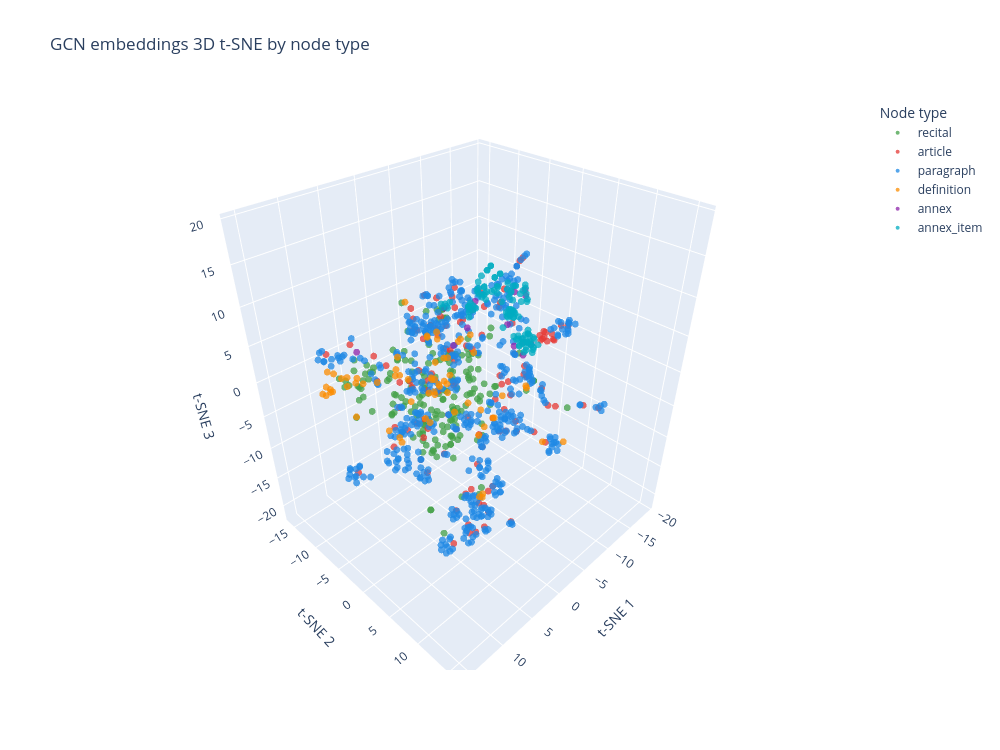

This figure's notebook cell:
### Code cell
print('Running 3D t-SNE...')
perp = min(30, max(2, len(gcn_embeddings) - 1))
emb_3d = TSNE(n_components=3, perplexity=perp, random_state=42, max_iter=1000).fit_transform(gcn_embeddings)

color_map = {
    'article': '#E53935',
    'paragraph': '#1E88E5',
    'recital': '#43A047',
    'definition': '#FB8C00',
    'annex': '#8E24AA',
    'annex_item': '#00ACC1',
}

plot_df = nodes_df.copy().reset_index(drop=True)
plot_df['tsne_1'] = emb_3d[:, 0]
plot_df['tsne_2'] = emb_3d[:, 1]
plot_df['tsne_3'] = emb_3d[:, 2]
plot_df['type'] = plot_df['type'].astype(str)
plot_df['node_id'] = plot_df['node_id'].astype(str)
plot_df['hover_text'] = plot_df['text'].fillna('').astype(str).str.slice(0, 220)

fig = px.scatter_3d(
    plot_df,
    x='tsne_1',
    y='tsne_2',
    z='tsne_3',
    color='type',
    color_discrete_map=color_map,
    hover_name='node_id',
    hover_data={
        'type': True,
        'hover_text': True,
        'tsne_1': ':.3f',
        'tsne_2': ':.3f',
        'tsne_3': ':.3f',
    },
    title='GCN embeddings 3D t-SNE by node type',
    width=1000,
    height=750,
)
fig.update_traces(marker=dict(size=4, opacity=0.75))
fig.update_layout(
    legend_title_text='Node type',
    scene=dict(
        xaxis_title='t-SNE 1',
        yaxis_title='t-SNE 2',
        zaxis_title='t-SNE 3',
    ),
)
fig.show()

### Figure 1 — Plotly figure (JSON) as saved in the notebook; plotly's stock layout.template omitted (floating-point values rounded to 4 significant figures; data arrays with more than 128 entries replaced by an {"elided": "..."} marker saying what was removed)
{"data": [{"customdata": {"elided": "180x2 str values"}, "hovertemplate": "<b>%{hovertext}</b><br><br>type=%{customdata[0]}<br>tsne_1=%{x:.3f}<br>tsne_2=%{y:.3f}<br>tsne_3=%{z:.3f}<br>hover_text=%{customdata[1]}<extra></extra>", "hovertext": {"elided": "180 str values"}, "legendgroup": "recital", "marker": {"color": "#43A047", "opacity": 0.75, "size": 4, "symbol": "circle"}, "mode": "markers", "name": "recital", "scene": "scene", "showlegend": true, "type": "scatter3d", "x": {"elided": "180 float values"}, "y": {"elided": "180 float values"}, "z": {"elided": "180 float values"}}, {"customdata": {"elided": "115x2 str values"}, "hovertemplate": "<b>%{hovertext}</b><br><br>type=%{customdata[0]}<br>tsne_1=%{x:.3f}<br>tsne_2=%{y:.3f}<br>tsne_3=%{z:.3f}<br>hover_text=%{customdata[1]}<extra></extra>", "hovertext": ["article_1", "article_2", "article_3", "article_4", "article_5", "article_6", "article_7", "article_8", "article_9", "article_10", "article_11", "article_12", "article_13", "article_14", "article_15", "article_16", "article_17", "article_18", "article_19", "article_20", "article_21", "article_22", "article_23", "article_24", "article_25", "article_26", "article_27", "article_28", "article_29", "article_30", "article_31", "article_32", "article_33", "article_34", "article_35", "article_36", "article_37", "article_38", "article_39", "article_40", "article_41", "article_42", "article_15", "article_43", "article_44", "article_45", "article_46", "article_47", "article_48", "article_49", "article_50", "article_51", "article_52", "article_53", "article_54", "article_55", "article_56", "article_57", "article_58", "article_59", "article_60", "article_61", "article_62", "article_63", "article_64", "article_65", "article_66", "article_67", "article_68", "article_69", "article_70", "article_71", "article_60", "article_72", "article_73", "article_74", "article_75", "article_76", "article_77", "article_78", "article_79", "article_80", "article_81", "article_82", "article_83", "article_84", "article_85", "article_86", "article_87", "article_88", "article_89", "article_90", "article_91", "article_92", "article_93", "article_94", "article_95", "article_96", "article_97", "article_98", "article_99", "article_100", "article_101", "article_102", "article_103", "article_104", "article_105", "article_106", "article_107", "article_108", "article_109", "article_110", "article_111", "article_112", "article_113"], "legendgroup": "article", "marker": {"color": "#E53935", "opacity": 0.75, "size": 4, "symbol": "circle"}, "mode": "markers", "name": "article", "scene": "scene", "showlegend": true, "type": "scatter3d", "x": [5.929, 5.598, 3.174, 6.537, 7.129, -5.424, -5.602, -1.375, -1.474, 6.2, -5.295, -2.827, 0.07224, -2.468, -0.09757, 5.066, -9.331, -5.452, -7.072, -4.783, -6.095, -5.393, -1.794, -2.167, 1.294, -0.4942, -0.637, 3.316, 1.248, 1.526, 0.1519, -0.6486, -1.654, -0.2724, -8.963, -3.356, -2.389, 1.043, 5.594, -10.16, -11.38, 1.976, 0.3288, -7.26, -5.647, 1.678, -1.497, -4.39, -1.716, -8.18, 11.59, 6.725, 7.65, -0.6144, 1.516, 0.7363, -0.4949, 14.0, 13.72, 10.01, -4.377, -8.15, 10.9, 5.894, -2.524, 8.642, 7.83, 9.541, 4.05, -5.464, 3.094, -8.299, -7.012, -4.372, -5.503, -6.041, -2.95, -6.567, -5.656, -8.055, -1.264, 1.062, -0.4386, -1.474, -0.361, -3.973, 0.2195, -12.01, -8.114, -0.07878, 5.352, 4.452, 4.87, 5.443, 6.513, -0.0145, 12.52, 2.422, -5.461, -2.67, 12.41, 7.192, 7.247, -6.952, -5.908, -6.126, -6.441, -6.725, -6.208, -6.637, -6.098, -5.424, -4.166, -4.139, -4.566], "y": [9.379, 8.408, -2.056, -2.882, -10.97, 2.975, 0.7121, -3.692, -5.184, -5.582, 1.779, -3.815, -4.86, -4.177, -8.276, -9.376, 1.843, 2.672, 7.621, 7.604, 7.248, 3.174, 3.67, 5.096, 7.569, -6.274, -8.047, 2.543, 5.288, 3.417, 3.388, 4.229, 7.365, 0.5718, -10.62, 2.477, 2.755, 5.279, -2.208, 1.623, 0.09462, -5.388, -7.478, -0.3368, 4.159, 3.052, -10.63, 1.628, 1.502, -7.834, -9.086, 7.934, 6.1, 2.655, 0.9464, 2.65, 5.556, 5.095, 5.116, -2.266, -11.34, -12.96, 9.047, -0.7114, 5.784, 10.29, 10.41, 8.646, 7.644, 15.52, -2.937, -8.444, -12.83, -2.345, 8.868, -4.84, -5.319, -15.16, -10.18, -9.314, -8.252, -8.995, -12.34, -10.08, -1.145, 14.56, -6.777, 5.887, 7.953, 8.603, 0.6199, 7.752, 4.15, 5.083, 4.184, 8.319, 8.642, 9.469, 1.56, 8.133, -4.336, 14.83, 4.528, 7.718, 6.623, 6.841, 8.22, 6.744, 6.903, 7.697, 7.539, 7.64, 4.554, 10.71, 7.865], "z": [-0.3334, -3.573, -0.3451, 2.034, 3.682, 7.154, 8.239, 5.73, 3.757, 2.849, -1.784, 0.2348, -0.8621, 1.674, 6.697, 1.88, -1.041, -1.039, -2.82, -5.538, -0.0486, -2.735, -3.997, -2.132, -1.975, -2.868, -2.25, -16.48, -15.05, -13.43, -16.81, -14.68, -18.54, -17.43, -9.933, -16.85, -20.79, -19.04, 2.054, -3.14, -4.128, 5.943, 5.771, -2.498, -7.923, -19.86, -6.551, -3.652, -7.72, 2.099, 5.211, 11.71, 10.96, 12.6, 13.38, 11.05, 12.64, 1.924, 4.241, 4.228, -0.6468, -1.371, 1.547, -8.414, 16.04, -10.5, -10.85, -12.74, 14.74, 1.888, -13.78, 1.431, -0.3378, 1.779, -6.832, -10.87, -9.029, -1.901, -9.129, -8.481, -10.42, -11.48, -10.28, -12.33, -7.615, 2.527, -11.92, 5.307, -3.335, 18.68, 13.8, 11.83, 14.75, 14.18, 13.27, 18.31, 5.423, -0.2074, 10.89, 7.856, -8.648, 6.775, 15.68, 6.414, 6.898, 6.464, 6.734, 6.991, 7.404, 7.251, 6.466, 7.28, 4.329, 10.57, 7.373]}, {"customdata": {"elided": "500x2 str values"}, "hovertemplate": "<b>%{hovertext}</b><br><br>type=%{customdata[0]}<br>tsne_1=%{x:.3f}<br>tsne_2=%{y:.3f}<br>tsne_3=%{z:.3f}<br>hover_text=%{customdata[1]}<extra></extra>", "hovertext": {"elided": "500 str values"}, "legendgroup": "paragraph", "marker": {"color": "#1E88E5", "opacity": 0.75, "size": 4, "symbol": "circle"}, "mode": "markers", "name": "paragraph", "scene": "scene", "showlegend": true, "type": "scatter3d", "x": {"elided": "500 float values"}, "y": {"elided": "500 float values"}, "z": {"elided": "500 float values"}}, {"customdata": {"elided": "66x2 str values"}, "hovertemplate": "<b>%{hovertext}</b><br><br>type=%{customdata[0]}<br>tsne_1=%{x:.3f}<br>tsne_2=%{y:.3f}<br>tsne_3=%{z:.3f}<br>hover_text=%{customdata[1]}<extra></extra>", "hovertext": ["definition_1", "definition_2", "definition_3", "definition_4", "definition_5", "definition_6", "definition_7", "definition_8", "definition_9", "definition_10", "definition_11", "definition_12", "definition_13", "definition_14", "definition_15", "definition_16", "definition_17", "definition_18", "definition_19", "definition_20", "definition_21", "definition_22", "definition_23", "definition_24", "definition_25", "definition_26", "definition_27", "definition_28", "definition_29", "definition_30", "definition_31", "definition_32", "definition_33", "definition_34", "definition_35", "definition_36", "definition_37", "definition_38", "definition_39", "definition_40", "definition_41", "definition_42", "definition_43", "definition_44", "definition_46", "definition_47", "definition_48", "definition_49", "definition_50", "definition_51", "definition_52", "definition_53", "definition_54", "definition_55", "definition_56", "definition_57", "definition_59", "definition_60", "definition_61", "definition_62", "definition_63", "definition_64", "definition_65", "definition_66", "definition_67", "definition_68"], "legendgroup": "definition", "marker": {"color": "#FB8C00", "opacity": 0.75, "size": 4, "symbol": "circle"}, "mode": "markers", "name": "definition", "scene": "scene", "showlegend": true, "type": "scatter3d", "x": [2.419, 2.599, 1.729, 0.7928, -4.355, -0.5058, -0.1881, -0.87, 3.543, 5.443, 3.516, 2.606, 0.8312, 3.31, 0.7759, 14.24, 14.57, 1.835, -0.8857, -0.1763, 0.6726, -1.311, 1.331, -1.325, -3.939, -1.287, -10.76, -11.37, 4.948, 13.91, 13.69, 4.749, -0.1143, 8.924, 8.8, 9.803, 6.34, -0.7896, 11.08, 11.87, 9.779, 10.35, 13.38, 11.86, 7.522, 3.432, 13.09, -5.504, 6.509, 6.766, 6.107, -5.78, 13.96, 13.24, 5.319, -5.952, -7.522, 12.67, -7.706, 5.03, 4.724, 6.186, 5.053, 1.612, 13.88, 6.588], "y": [-0.8661, -0.7607, -0.3392, -3.473, 2.781, 5.087, 5.145, -7.503, -0.5088, 2.421, -0.4583, -2.017, -3.259, 2.516, -4.005, -5.848, -5.95, -3.449, 2.993, 1.151, 4.007, 2.688, 4.71, 1.814, -1.635, -7.093, 1.061, 0.6674, 3.383, -5.414, -5.359, -5.259, -2.825, -6.522, -7.83, -6.661, -3.637, -2.508, -7.459, -7.654, -8.323, -7.607, -6.241, -4.18, -5.743, 5.176, 3.321, 8.421, -3.622, -2.484, -1.579, -12.18, 6.385, 5.142, 3.645, -12.36, -12.21, -7.548, 9.886, -3.231, 5.072, 4.141, 5.095, 5.546, -6.187, -1.002], "z": [0.4275, 0.8457, 0.7096, -0.6982, -2.502, -2.468, -2.266, -9.722, 0.4296, 9.502, 0.05152, 1.151, 1.869, -0.9532, -0.9761, 2.648, 2.964, -2.141, -16.78, -2.239, -14.9, -16.66, -0.5426, -7.439, 1.815, -10.4, -5.123, -5.965, 7.464, 3.131, 3.129, 3.483, -1.049, 1.216, 1.261, 1.678, 3.307, -0.3626, 2.541, 3.449, 1.611, 1.012, 2.814, -0.617, 1.083, 10.34, 2.416, -7.008, 2.537, 3.29, -0.1768, -1.18, 3.255, 2.693, 3.339, -1.542, -1.323, 4.128, -7.449, 1.525, 10.35, 8.335, 10.2, -2.308, 3.428, 12.87]}, {"customdata": [["annex", "ANNEX I\nList of Union harmonisation legislation\nSection A. List of Union harmonisation legislation based on the New Legislative Framework\n1. Directive 2006/42/EC of the European Parliament and of the Council of 17 May 20"], ["annex", "ANNEX II\nList of criminal offences referred to in Article 5(1), first subparagraph, point (h)(iii)\nCriminal offences referred to in Article 5(1), first subparagraph, point (h)(iii):\n— terrorism,\n— trafficking in human be"], ["annex", "ANNEX III\nHigh-risk AI systems referred to in Article 6(2)\nHigh-risk AI systems pursuant to Article 6(2) are the AI systems listed in any of the following areas:\n1. Biometrics, in so far as their use is permitted under r"], ["annex", "ANNEX IV\nTechnical documentation referred to in Article 11(1)\nThe technical documentation referred to in Article 11(1) shall contain at least the following information, as applicable to\nthe relevant AI system:\n1. A gener"], ["annex", "ANNEX V\nEU declaration of conformity\nThe EU declaration of conformity referred to in Article 47, shall contain all of the following information:\n1. AI system name and type and any additional unambiguous reference allowin"], ["annex", "ANNEX VI\nConformity assessment procedure based on internal control\n1. The conformity assessment procedure based on internal control is the conformity assessment procedure based on\npoints 2, 3 and 4.\n2. The provider verif"], ["annex", "ANNEX VII\nConformity based on an assessment of the quality management system and an assessment of the\ntechnical documentation\n1. Introduction\nConformity based on an assessment of the quality management system and an asse"], ["annex", "ANNEX VIII\nInformation to be submitted upon the registration of high-risk AI systems in accordance with\nArticle 49\nSection A — Information to be submitted by providers of high-risk AI systems in accordance with Article 4"], ["annex", "ANNEX IX\nInformation to be submitted upon the registration of high-risk AI systems listed in Annex III in\nrelation to testing in real world conditions in accordance with Article 60\nThe following information shall be prov"], ["annex", "ANNEX X\nUnion legislative acts on large-scale IT systems in the area of Freedom, Security and Justice\n1. Schengen Information System\n(a) Regulation (EU) 2018/1860 of the European Parliament and of the Council of 28 Novem"], ["annex", "ANNEX XI\nTechnical documentation referred to in Article 53(1), point (a) — technical documentation for\nproviders of general-purpose AI models\nSection 1\nInformation to be provided by all providers of general-purpose AI mo"], ["annex", "ANNEX XII\nTransparency information referred to in Article 53(1), point (b) — technical documentation for\nproviders of general-purpose AI models to downstream providers that integrate the model into their\nAI system\nThe in"], ["annex", "ANNEX XIII\nCriteria for the designation of general-purpose AI models with systemic risk referred to in Article 51\nFor the purpose of determining that a general-purpose AI model has capabilities or an impact equivalent to"]], "hovertemplate": "<b>%{hovertext}</b><br><br>type=%{customdata[0]}<br>tsne_1=%{x:.3f}<br>tsne_2=%{y:.3f}<br>tsne_3=%{z:.3f}<br>hover_text=%{customdata[1]}<extra></extra>", "hovertext": ["annex_I", "annex_II", "annex_III", "annex_IV", "annex_V", "annex_VI", "annex_VII", "annex_VIII", "annex_IX", "annex_X", "annex_XI", "annex_XII", "annex_XIII"], "legendgroup": "annex", "marker": {"color": "#8E24AA", "opacity": 0.75, "size": 4, "symbol": "circle"}, "mode": "markers", "name": "annex", "scene": "scene", "showlegend": true, "type": "scatter3d", "x": [-16.13, 6.558, -7.067, -10.38, -14.73, -10.68, -10.63, -10.76, -9.671, -16.45, -10.63, -10.98, 7.144], "y": [-4.17, -10.63, -5.886, -2.138, -4.963, 0.3813, -1.11, -8.186, -12.94, -7.126, 0.3808, -0.07303, 6.616], "z": [-5.254, 2.54, 2.149, 2.796, 4.7, 1.215, -0.005739, 3.611, 1.208, -0.03585, 7.664, 8.184, 11.34]}, {"customdata": {"elided": "100x2 str values"}, "hovertemplate": "<b>%{hovertext}</b><br><br>type=%{customdata[0]}<br>tsne_1=%{x:.3f}<br>tsne_2=%{y:.3f}<br>tsne_3=%{z:.3f}<br>hover_text=%{customdata[1]}<extra></extra>", "hovertext": ["annex_I_item_1", "annex_I_item_2", "annex_I_item_3", "annex_I_item_4", "annex_I_item_5", "annex_I_item_6", "annex_I_item_7", "annex_I_item_8", "annex_I_item_9", "annex_I_item_10", "annex_I_item_11", "annex_I_item_12", "annex_I_item_13", "annex_I_item_14", "annex_I_item_15", "annex_I_item_16", "annex_I_item_17", "annex_I_item_18", "annex_I_item_19", "annex_I_item_20", "annex_III_item_1", "annex_III_item_2", "annex_III_item_3", "annex_III_item_4", "annex_III_item_5", "annex_III_item_6", "annex_III_item_7", "annex_III_item_8", "annex_IV_item_1", "annex_IV_item_2", "annex_IV_item_3", "annex_IV_item_4", "annex_IV_item_5", "annex_IV_item_6", "annex_IV_item_7", "annex_IV_item_8", "annex_IV_item_9", "annex_V_item_1", "annex_V_item_2", "annex_V_item_3", "annex_V_item_4", "annex_V_item_5", "annex_V_item_6", "annex_V_item_7", "annex_V_item_8", "annex_VI_item_1", "annex_VI_item_2", "annex_VI_item_3", "annex_VI_item_4", "annex_VII_item_1", "annex_VII_item_2", "annex_VII_item_3", "annex_VII_item_4", "annex_VII_item_5", "annex_VIII_item_1", "annex_VIII_item_2", "annex_VIII_item_3", "annex_VIII_item_4", "annex_VIII_item_5", "annex_VIII_item_6", "annex_VIII_item_7", "annex_VIII_item_8", "annex_VIII_item_9", "annex_VIII_item_10", "annex_VIII_item_11", "annex_VIII_item_12", "annex_VIII_item_13", "annex_VIII_item_1", "annex_VIII_item_2", "annex_VIII_item_3", "annex_VIII_item_4", "annex_VIII_item_5", "annex_VIII_item_6", "annex_VIII_item_7", "annex_VIII_item_8", "annex_VIII_item_9", "annex_VIII_item_1", "annex_VIII_item_2", "annex_VIII_item_3", "annex_VIII_item_4", "annex_VIII_item_5", "annex_IX_item_1", "annex_IX_item_2", "annex_IX_item_3", "annex_IX_item_4", "annex_IX_item_5", "annex_X_item_1", "annex_X_item_2", "annex_X_item_3", "annex_X_item_4", "annex_X_item_5", "annex_X_item_6", "annex_X_item_7", "annex_XI_item_1", "annex_XI_item_2", "annex_XI_item_1", "annex_XI_item_2", "annex_XI_item_3", "annex_XII_item_1", "annex_XII_item_2"], "legendgroup": "annex_item", "marker": {"color": "#00ACC1", "opacity": 0.75, "size": 4, "symbol": "circle"}, "mode": "markers", "name": "annex_item", "scene": "scene", "showlegend": true, "type": "scatter3d", "x": [-18.22, -17.2, -18.86, -17.9, -18.03, -19.21, -18.66, -18.72, -16.82, -17.94, -17.23, -17.54, -17.71, -16.77, -18.41, -18.74, -18.29, -17.48, -17.15, -17.35, -6.637, -6.552, -7.038, -7.663, -7.282, -7.156, -7.558, -8.017, -10.92, -10.17, -10.39, -10.94, -11.76, -11.4, -10.3, -13.58, -11.5, -13.99, -15.09, -14.99, -14.63, -14.43, -15.53, -15.68, -15.19, -11.14, -11.78, -11.33, -11.6, -11.33, -11.92, -11.73, -11.21, -11.71, -14.62, -14.94, -15.25, -12.4, -11.22, -10.83, -11.66, -14.46, -14.07, -11.48, -13.2, -10.58, -11.79, -14.62, -14.94, -15.25, -12.4, -11.31, -11.18, -11.49, -11.99, -11.21, -12.07, -12.54, -12.25, -12.25, -11.62, -10.28, -10.37, -10.46, -10.02, -9.868, -16.68, -16.34, -15.73, -15.54, -16.16, -15.59, -16.15, -12.02, -12.14, -11.34, -11.37, -11.04, -11.42, -11.23], "y": [-4.581, -4.919, -4.612, -4.0, -5.281, -4.833, -3.689, -5.561, -5.521, -5.177, -6.029, -6.079, -5.284, -4.816, -4.358, -5.658, -6.159, -4.113, -4.545, -3.46, -5.251, -5.055, -4.888, -4.992, -5.785, -5.796, -5.801, -5.793, -2.419, -1.948, -2.289, -1.842, -2.423, -2.661, -2.788, -4.204, -1.326, -5.561, -6.509, -5.414, -5.481, -5.605, -4.687, -5.617, -5.971, 0.7433, 0.3699, 0.4405, 0.2011, -0.3671, -0.9665, -1.47, -1.756, -1.699, -9.803, -9.434, -8.031, -6.334, -4.682, -3.627, -7.954, -8.294, -8.37, -8.354, -6.565, -7.53, -7.266, -9.803, -9.433, -8.031, -6.334, -4.888, -7.355, -7.066, -7.741, -8.35, -8.84, -8.303, -7.538, -8.111, -8.369, -13.43, -13.03, -12.68, -13.65, -13.75, -6.431, -6.885, -6.839, -6.276, -6.129, -7.046, -6.158, -0.9367, -0.8183, 0.02383, 0.03914, -0.6293, -0.3843, -0.6041], "z": [-4.715, -5.6, -5.407, -5.566, -5.797, -4.293, -4.486, -3.559, -4.692, -4.286, -3.933, -5.112, -3.141, -3.743, -3.476, -5.041, -4.335, -3.645, -4.568, -4.582, 5.519, 4.228, 5.092, 5.042, 4.395, 5.198, 5.506, 4.935, 4.639, 4.471, 3.958, 4.697, 3.143, 3.679, 2.127, 4.24, 3.803, 5.141, 5.322, 5.312, 4.499, 3.86, 4.234, 5.013, 4.308, 1.19, 1.647, 2.178, 2.482, 0.3812, 0.516, 0.8995, 0.884, 0.2442, 6.133, 6.791, 6.037, 7.091, 6.75, 5.271, 7.015, 3.813, 3.745, 6.073, 4.471, 5.213, 3.844, 6.133, 6.791, 6.037, 7.091, 6.783, 4.374, 4.918, 5.45, 5.046, 4.77, 4.962, 4.699, 3.994, 4.272, 1.396, 0.8771, 1.879, 0.8745, 1.413, 0.1951, 0.7619, -0.2077, 0.3436, 0.7808, 0.5388, -0.1269, 8.133, 6.92, 6.492, 6.801, 6.36, 8.117, 7.786]}], "layout": {"height": 750, "legend": {"title": {"text": "Node type"}, "tracegroupgap": 0}, "scene": {"domain": {"x": [0, 1], "y": [0, 1]}, "xaxis": {"title": {"text": "t-SNE 1"}}, "yaxis": {"title": {"text": "t-SNE 2"}}, "zaxis": {"title": {"text": "t-SNE 3"}}}, "title": {"text": "GCN embeddings 3D t-SNE by node type"}, "width": 1000}}
